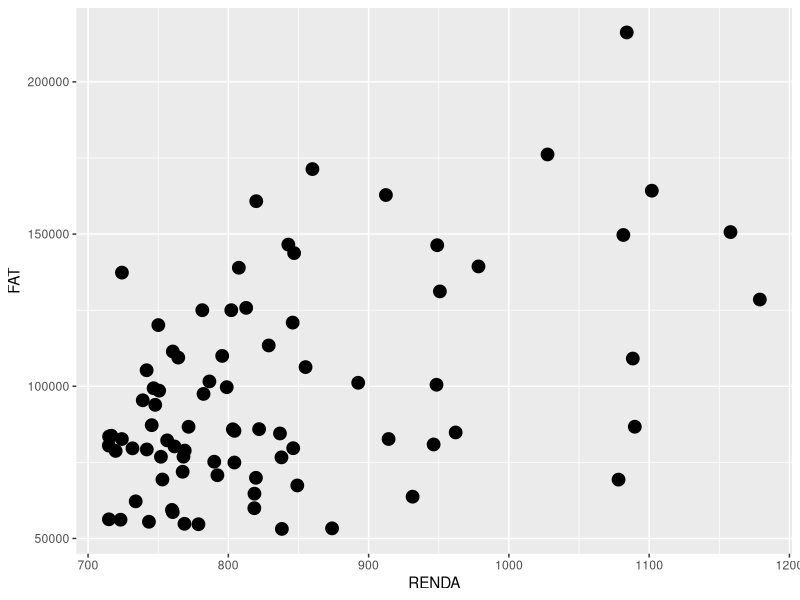
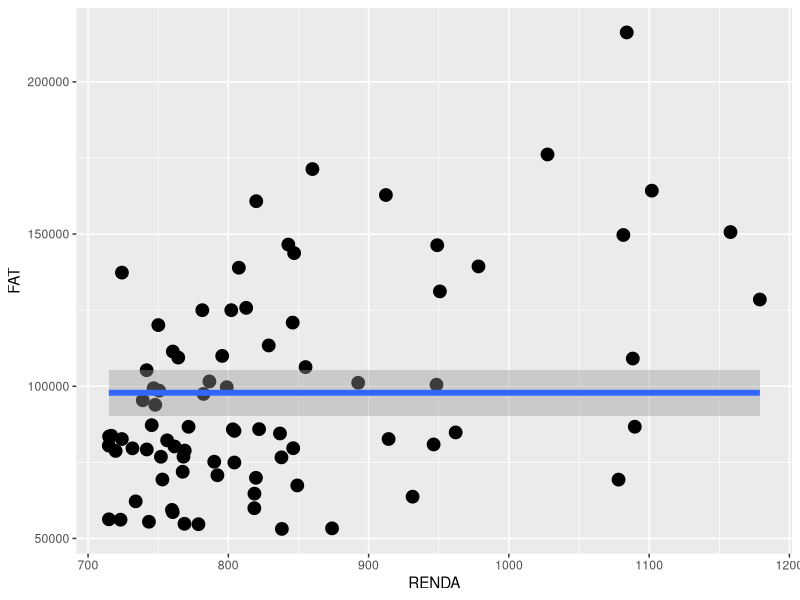
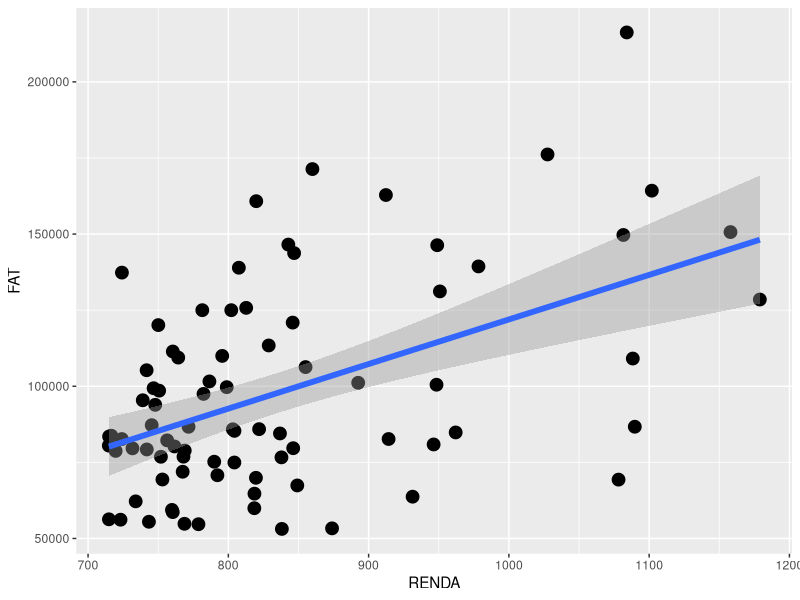
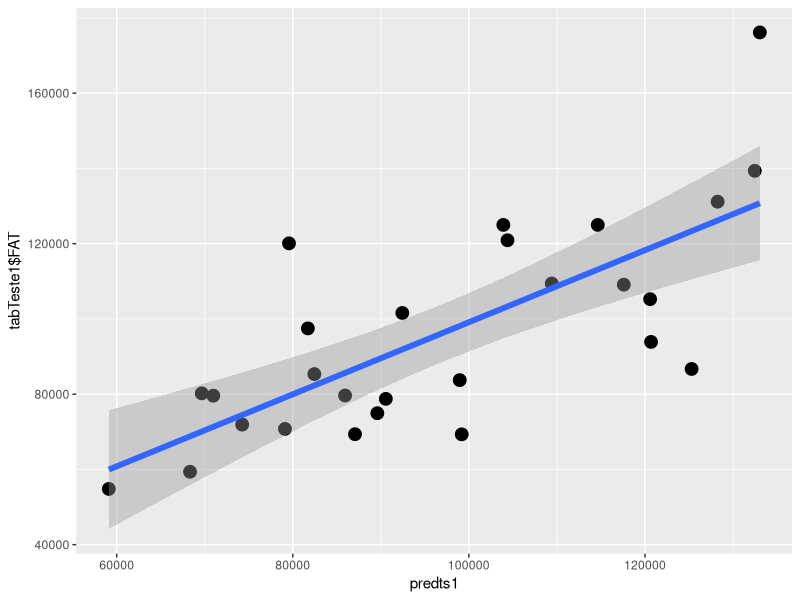
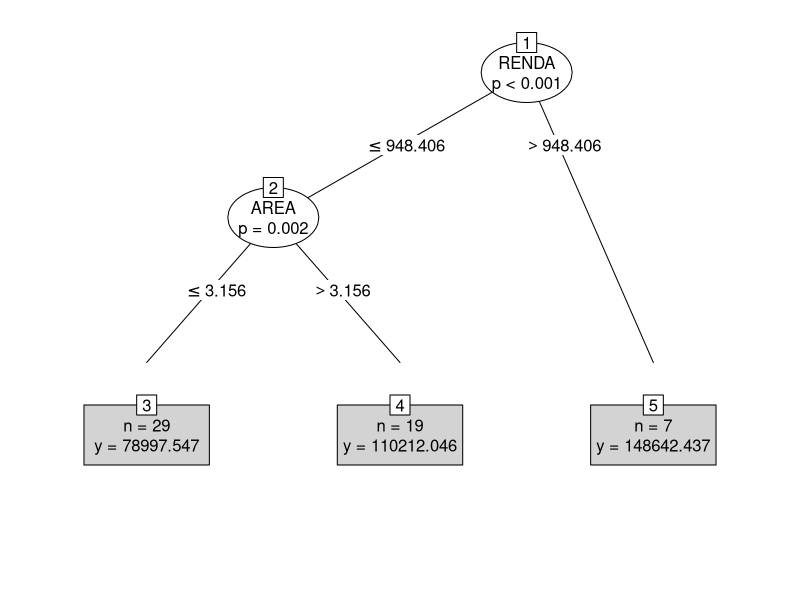

Here is the R script that generated these plots, in order:
# Práticas de Regressão

tabela <- read.table("faturamento.csv", sep = ";",
                    dec = ",", header = TRUE)

 # determina os índices com valores faltantes de faturamento
idxNA <- is.na(tabela$FAT)
# dados com valores faltantes (NA) de faturamento
tabelaNA <- tabela[idxNA, ]
# dados sem valores faltantes de faturamento
tabela <- na.omit(tabela)

install.packages("ggplot2")
library("ggplot2")

estetica = aes(x = RENDA, y = FAT)
base = ggplot(data = tabela, estetica)
base + geom_point(size = 4)

estetica = aes(x = RENDA, y = FAT)
base = ggplot(data = tabela, estetica)
base + geom_point(size = 4) + stat_smooth(method = "lm", formula = y ~ 1, lwd = 2)

estetica = aes(x = RENDA, y = FAT)
base = ggplot(data = tabela, estetica)
base + geom_point(size = 4) + stat_smooth(method = "lm", formula = y ~ x, lwd = 2)

library("caret")
idxcv = createFolds(tabela$FAT, k = 3)

tabTeste1 = tabela[idxcv$Fold1, ]
tabTreino1 = tabela[-idxcv$Fold1, ]

tabTeste2 = tabela[idxcv$Fold2, ]
tabTreino2 = tabela[-idxcv$Fold2, ]

tabTreino3 = tabela[-idxcv$Fold3, ]
tabTeste3 = tabela[idxcv$Fold3, ]

reg1 = lm(FAT ~ RENDA + POP + ESPVIDA + 
            TXALFA + NCONC + AREA + 
            PRECOM2 + ROUBOSLOJAS + 
            ROUBOSRES, data = tabTreino1)

reg2 = lm(FAT ~ RENDA + POP + ESPVIDA + 
            TXALFA + NCONC + AREA + 
            PRECOM2 + ROUBOSLOJAS + 
            ROUBOSRES, data = tabTreino2)

reg3 = lm(FAT ~ RENDA + POP + ESPVIDA + 
            TXALFA + NCONC + AREA + 
            PRECOM2 + ROUBOSLOJAS + 
            ROUBOSRES, data = tabTreino3)

summary(reg1)

summary(reg2)

summary(reg3)

predts1 = as.numeric(predict(reg1, newdata = tabTeste1))
predts2 = as.numeric(predict(reg2, newdata = tabTeste2))
predts3 = as.numeric(predict(reg3, newdata = tabTeste3))

# RMSE
RMSE1 = sqrt(mean((tabTeste1$FAT - predts1)^2))
RMSE2 = sqrt(mean((tabTeste2$FAT - predts2)^2))
RMSE3 = sqrt(mean((tabTeste3$FAT - predts3)^2))
 # RMSE médio
RMSERL = (RMSE1 + RMSE2 + RMSE3)/3

# R2
R2reg1 = cor(tabTeste1$FAT, predts1)^2
R2reg2 = cor(tabTeste2$FAT, predts2)^2
R2reg3 = cor(tabTeste3$FAT, predts3)^2
# R2 médio
R2RL = (R2reg1 + R2reg2 + R2reg3)/3

estetica = aes(y = tabTeste1$FAT, 
               x = predts1)
ggplot(tabTeste1, estetica) + 
  geom_point(size = 4) + 
  stat_smooth(method = "lm", 
              formula = y ~ x, lwd = 2)

library("party")

controle = ctree_control(mincriterion = 0.95)

AR1 = ctree(FAT ~ POP + RENDA + ESPVIDA + 
              TXALFA + NCONC + AREA + PRECOM2 +
              ROUBOSLOJAS + ROUBOSRES, 
            data = tabTreino1, controls = controle)

AR2 = ctree(FAT ~ POP + RENDA + ESPVIDA + 
              TXALFA + NCONC + AREA + PRECOM2 +
              ROUBOSLOJAS + ROUBOSRES, 
            data = tabTreino2, controls = controle)

AR3 = ctree(FAT ~ POP + RENDA + ESPVIDA + 
              TXALFA + NCONC + AREA + PRECOM2 +
              ROUBOSLOJAS + ROUBOSRES, 
            data = tabTreino3, controls = controle)

show(AR1)

plot(AR1, terminal_panel =  node_terminal)

predAR1 = as.numeric(predict(AR1, newdata = tabTeste1))
predAR2 = as.numeric(predict(AR2, newdata = tabTeste2))
predAR3 = as.numeric(predict(AR3, newdata = tabTeste3))

#  RMSE
RMSEAR1 = sqrt(mean((tabTeste1$FAT - predAR1)^2))
RMSEAR2 = sqrt(mean((tabTeste2$FAT - predAR2)^2))
RMSEAR3 = sqrt(mean((tabTeste3$FAT - predAR3)^2))
RMSEAR = (RMSEAR1 + RMSEAR2 + RMSEAR3)/3 # RMSE Médio

# R^2
R2AR1 = cor(tabTeste1$FAT, predAR1)^2
R2AR2 = cor(tabTeste2$FAT, predAR2)^2
R2AR3 = cor(tabTeste3$FAT, predAR3)^2
R2AR = (R2AR1 + R2AR2 + R2AR3)/3 # R^2 Médio

install.packages("FNN")
library("FNN")

kvalue = 33

KNN1 = knn.reg(train = tabTreino1[, 2:10],
               y = tabTreino1[, 11],
               test = tabTeste1[, 2:10],
               k = kvalue)

KNN2 = knn.reg(train = tabTreino2[, 2:10],
               y = tabTreino2[, 11],
               test = tabTeste2[, 2:10],
               k = kvalue)

KNN3 = knn.reg(train = tabTreino3[, 2:10],
               y = tabTreino3[, 11],
               test = tabTeste3[, 2:10],
               k = kvalue)

predKNN1 = KNN1$pred
predKNN2 = KNN2$pred
predKNN3 = KNN3$pred

# RMSE
RMSEKNN1 = sqrt(mean((tabTeste1$FAT - predKNN1)^2))
RMSEKNN2 = sqrt(mean((tabTeste2$FAT - predKNN2)^2))
RMSEKNN3 = sqrt(mean((tabTeste3$FAT - predKNN3)^2))
RMSEKNN = (RMSEKNN1 + RMSEKNN2 + RMSEKNN3)/3 # RMSE médio

# R^2
R2KNN1 = cor(tabTeste1$FAT, predKNN1)^2
R2KNN2 = cor(tabTeste2$FAT, predKNN2)^2
R2KNN3 = cor(tabTeste3$FAT, predKNN3)^2
R2KNN = (R2KNN1 + R2KNN2 + R2KNN3)/3 # R2 médio

tabela_resultados <- c("Modelo", "RMSE", "R2")
resultadosRL <- c("Regressão Linear", RMSERL, R2RL)
resultadosAR <- c("Árvore", RMSEAR, R2AR)
resultadosKNN <- c("KNN", RMSEKNN, R2KNN)
tabela_resultados <- rbind(tabela_resultados, resultadosRL, resultadosAR, resultadosKNN)
print(tabela_resultados)

# Criação do modelo
regfinal = lm(FAT ~ RENDA + POP + ESPVIDA + 
            TXALFA + NCONC + AREA + 
            PRECOM2 + ROUBOSLOJAS + 
            ROUBOSRES, data = tabela)

# Predição de Teste
predFATNA = predict(regfinal, newdata = tabelaNA)
predFATNA = as.numeric(predFATNA)
tabelaNA$FAT_ESTIMADO = predFATNA

# Exportação dos resultados para planilha
write.csv2(tabelaNA, "faturamentoEstimado.csv")


## Regressão Logística


library("mlbench")
data(PimaIndiansDiabetes)
tabela = as.data.frame(PimaIndiansDiabetes)

set.seed(7)
N = nrow(tabela)
sorteio <- sample(1:N, N*0.75, FALSE)
baseTreino <- tabela[sorteio, ]
baseTeste <- tabela[-sorteio, ]

# Treina o modelo
fit <- glm(diabetes~., data=baseTreino, family=binomial(link='logit'))
print(fit)

# Aplica o modelo nos dados de treino
probabilitiesTr <- predict(fit, baseTreino[,1:8], type='response') 
predictionsTr <- ifelse(probabilitiesTr > 0.5,'pos','neg')

# Aplica o modelo nos dados de teste
probabilitiesTst <- predict(fit, baseTeste[,1:8], type='response') 
predictionsTst <- ifelse(probabilitiesTst > 0.5,'pos','neg')

library("caret")

# Resultados Treino
resultadoTr <- caret::confusionMatrix(table(predictionsTr, baseTreino$diabetes))
resultadoTr$table # exibe a matriz de confusão
resultadoTr$overall[1] # exibe a acurácia

# Resultados Teste
resultadoTst <- caret::confusionMatrix(table(predictionsTst, baseTeste$diabetes))
resultadoTst$table # exibe a matriz de confusão
resultadoTst$overall[1] # exibe a acurácia
